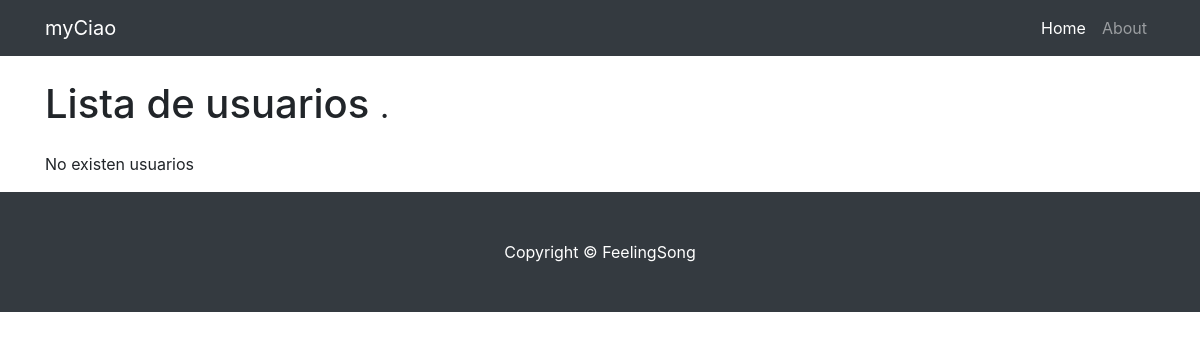
The page /image2songs/ on the database as committed earlier.
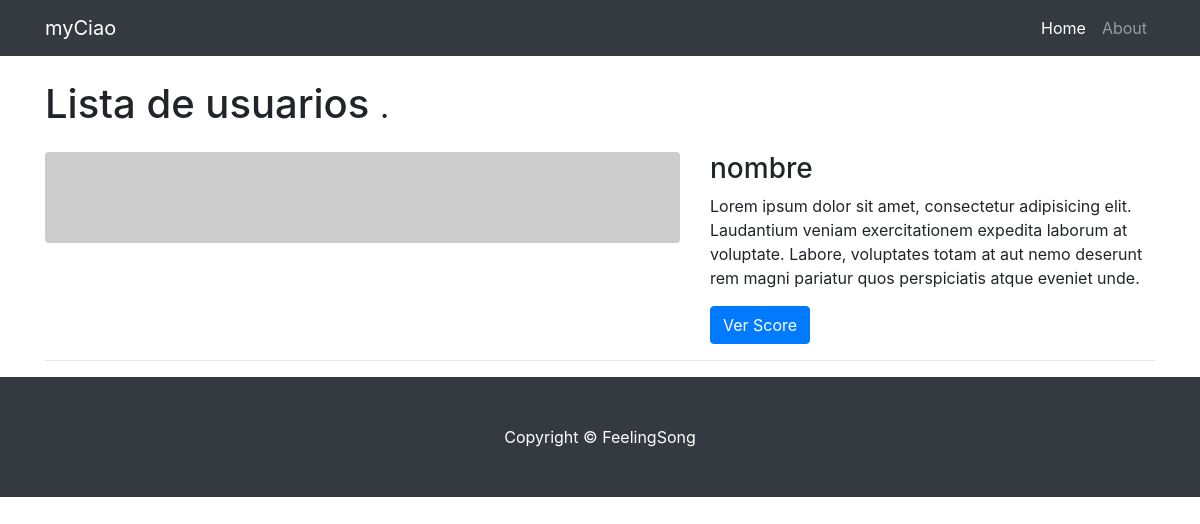
The same page on the database as committed later.
### image2songs/models.py (models this page shows, shortened)
class UserData(models.Model):
    email=models.CharField(max_length=30)
    user=models.CharField(max_length=50)
    name=models.CharField(max_length=20)

### image2songs/views.py (the view)
def index(request):
    userData_list=UserData.objects.all()
    context={'userData_list':userData_list}
    return render(request,'image2songs/index.html', context)

### image2songs/templates/image2songs/index.html
 {% extends "image2songs/base.html" %} {%block content%} {% if userData_list %} {% for p in userData_list %}
<div class="row">
	<div class="col-md-7">
		<a href="{% url 'detail' p.id %}">
		<img class="img-fluid rounded mb-3 mb-md-0" src="http://placehold.it/700x100" alt="">
	  </a>
	</div>
	<div class="col-md-5">
		<h3>{{ p.name }}</h3>
		<p>Lorem ipsum dolor sit amet, consectetur adipisicing elit. Laudantium veniam exercitationem expedita laborum at voluptate.
			Labore, voluptates totam at aut nemo deserunt rem magni pariatur quos perspiciatis atque eveniet unde.</p>
		<a class="btn btn-primary" href="{% url 'detail' p.id %}">Ver Score</a>
	</div>
</div>
<hr> {% endfor %} {% else %}
<p> No existen usuarios </p>
{% endif %} {% endblock %}

### image2songs/templates/image2songs/base.html (shortened to what this page needs)
<!DOCTYPE html>
<html lang="es-es">
  {% load static %}
  <head>
    <link href="{% static "reviews/vendor/bootstrap/css/bootstrap.min.css"%}" rel="stylesheet">
    <link href="{% static "reviews/css/1-col-portfolio.css"%}" rel="stylesheet">
  </head>
  <body>
    <nav class="navbar navbar-expand-lg navbar-dark bg-dark fixed-top">
      <div class="container">
        <a class="navbar-brand" href="#">myCiao</a>
        <div class="collapse navbar-collapse" id="navbarResponsive">
          <ul class="navbar-nav ml-auto">
            <li class="nav-item active">
              <a class="nav-link" href="#">Home
              </a>
            </li>
            <li class="nav-item">
              <a class="nav-link" href="#">About</a>
            </li>
          </ul>
        </div>
      </div>
    </nav>
    <div class="container">
        <h1 class="my-4">Lista de usuarios
        <small>.</small>
      </h1>
      {% block content %}{% endblock %}
    </div>
    <footer class="py-5 bg-dark">
      <div class="container">
        <p class="m-0 text-center text-white">Copyright &copy; FeelingSong</p>
      </div>
    </footer>
  </body>
</html>

### image2songs/static/image2songos/css/1-col-portfolio.css (style rules this page uses)
body { padding-top: 54px; }
@media (min-width: 992px) { body { padding-top: 56px; } }

Rows that differ between the two databases and show on the page:
added UserData: name "nombre"
Other text that changed with them:
text no longer shown: "No existen usuarios"
